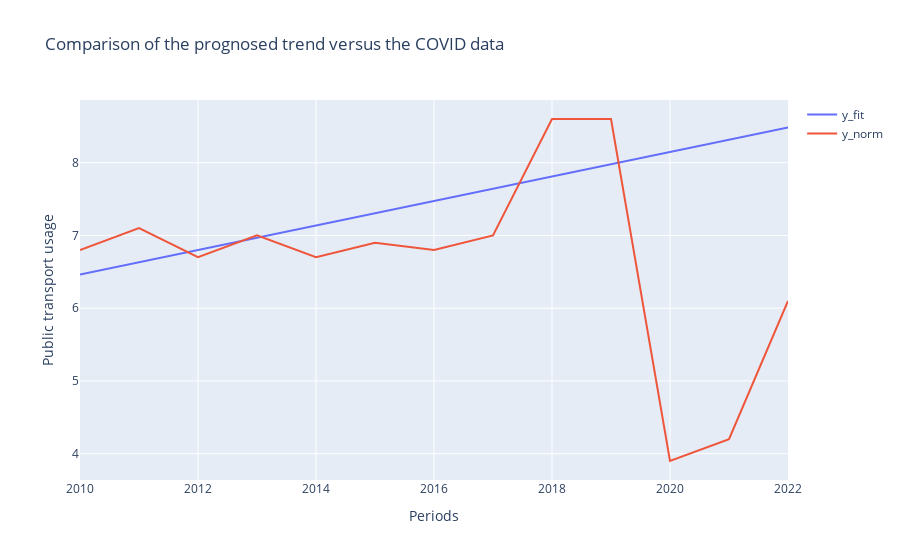

This figure's notebook cell:
### Code cell
x_fit=np.array(df_total.Periods.astype(float))
y_norm=np.array(df_total.UseOfPublicTransport_2).astype(float)
x_norm=np.array(df_total.Periods.astype(float))


import plotly.graph_objects as go

fig = go.Figure()

fig.add_trace(go.Scatter(x=x_fit, y=y_fit, mode='lines', name='y_fit'))
fig.add_trace(go.Scatter(x=x_norm, y=y_norm, mode='lines', name='y_norm'))


# You can set the layout and labels as desired
fig.update_layout(
    title="Comparison of the prognosed trend versus the COVID data",
    xaxis_title="Periods",
    yaxis_title="Public transport usage"
)

fig.show()

### Figure 1 — Plotly figure (JSON) as saved in the notebook; plotly's stock layout.template omitted (floating-point values rounded to 4 significant figures)
{"data": [{"mode": "lines", "name": "y_fit", "type": "scatter", "x": [2010, 2011, 2012, 2013, 2014, 2015, 2016, 2017, 2018, 2019, 2020, 2021, 2022], "y": [6.462, 6.63, 6.799, 6.967, 7.136, 7.304, 7.473, 7.641, 7.81, 7.978, 8.147, 8.315, 8.484]}, {"mode": "lines", "name": "y_norm", "type": "scatter", "x": [2010, 2011, 2012, 2013, 2014, 2015, 2016, 2017, 2018, 2019, 2020, 2021, 2022], "y": [6.8, 7.1, 6.7, 7, 6.7, 6.9, 6.8, 7, 8.6, 8.6, 3.9, 4.2, 6.1]}], "layout": {"autosize": true, "title": {"text": "Comparison of the prognosed trend versus the COVID data"}, "xaxis": {"autorange": true, "range": [2010, 2022], "title": {"text": "Periods"}, "type": "linear"}, "yaxis": {"autorange": true, "range": [3.639, 8.861], "title": {"text": "Public transport usage"}, "type": "linear"}}}
